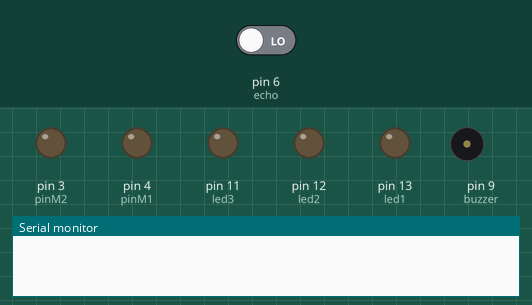
This sketch was run on a simulated Arduino Uno, built with avr-gcc and run on an emulated ATmega328P. Parts: output pins drawn as LEDs (lit = HIGH), buzzer (waves = sounding), the last lines printed to the serial monitor. Inputs (shaded band) come from the test bench; at power-on: pin 6 (echo) LOW. Pins used as bus, display or sensor lines are not drawn.

Above: at 0.1 s.
At 1.1 s:
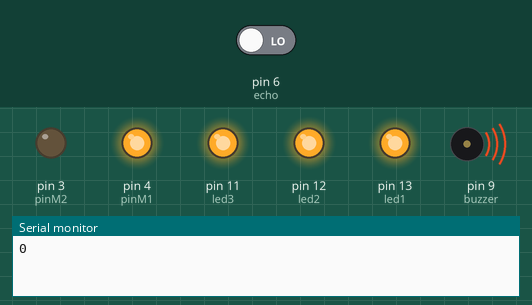
Timing chart, 0 to 2.6 s (numbered marks = the images above):
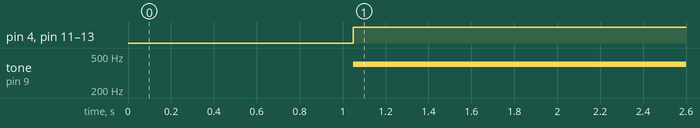

The sketch:

Sistem_alarma.ino
```cpp
int led1 = 13;
int led2 = 12;
int led3 = 11;

int trig = 7;
int echo = 6;

int buzzer = 9;

int pinM1 = 4;
int pinM2 = 3;

int durata = 0;
int distanta = 0;

void setup(){

  pinMode(led1, OUTPUT);
  pinMode(led2, OUTPUT);
  pinMode(led3, OUTPUT);

  pinMode(trig, OUTPUT);
  pinMode(echo, INPUT);

  pinMode(buzzer, OUTPUT);

  pinMode(pinM1, OUTPUT);
  pinMode(pinM2, OUTPUT);

  Serial.begin(9600);
}

void loop(){

  digitalWrite(trig, HIGH);
  delay(50);
  digitalWrite(trig, LOW);

  durata = pulseIn(echo, HIGH);
  distanta = (durata / 2) / 28.5;
  Serial.println(distanta);

  if(distanta < 60){

    digitalWrite(led1, HIGH);
  } else {

    digitalWrite(led1, LOW);
  }


  if(distanta < 40){

    digitalWrite(led2, HIGH);

    digitalWrite(pinM1, HIGH);
    digitalWrite(pinM2, LOW);
  } else {

    digitalWrite(led2, LOW);

    digitalWrite(pinM1, LOW);
    digitalWrite(pinM2, LOW);
  }


  if(distanta < 20){

    digitalWrite(led3, HIGH);
    tone(buzzer, 400);
  } else {

    digitalWrite(led3, LOW);
    noTone(buzzer);
  }


}
```

Measured:
- by itself, pin 4 (pinM1), pin 11 (led3), pin 12 (led2), pin 13 (led1): LOW → HIGH at 1.1 s
- by itself, tone on pin 9 (buzzer): silent → 400 Hz at 1.1 s
